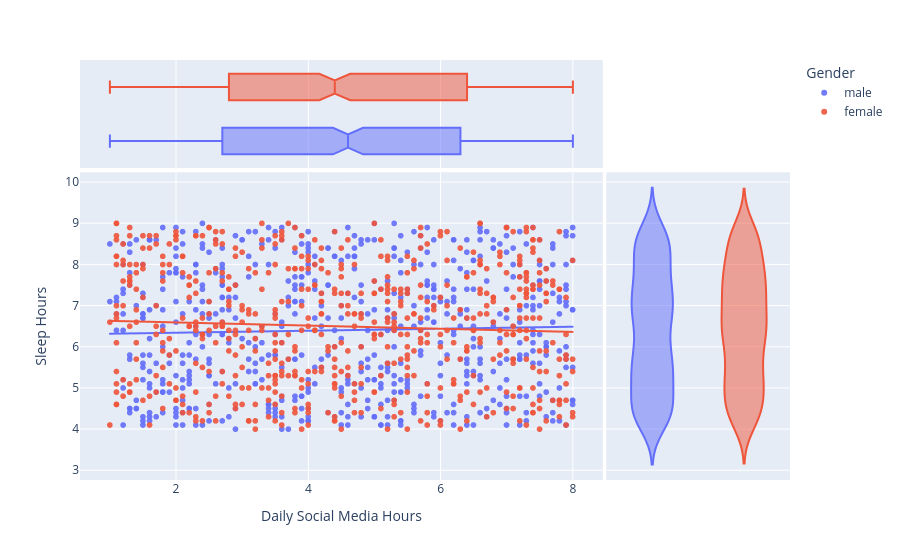

Notebook code for this chart:
### Code cell
#Soru 3: Günlük sosyal medya kullanım süresi (daily_social_media_hours) arttıkça uyku süresi (sleep_hours) azalıyor mu?
#Önerilen Grafik: Scatter Plot (Dağılım Grafiği) - İstersen içine bir trend çizgisi (regresyon) de ekleyebilirsin.
fig=px.scatter(
    df,
    x="daily_social_media_hours",
    y="sleep_hours",
    marginal_x="box",
    marginal_y="violin",
    color="gender",
    trendline="ols",
    opacity=0.9,
    labels={
        "daily_social_media_hours": "Daily Social Media Hours",
        "sleep_hours": "Sleep Hours",
        "gender": "Gender"
    }
)
fig.update_layout(
    title_font_size=20
)
fig.show()

### Figure 1 — Plotly figure (JSON) as saved in the notebook; plotly's stock layout.template omitted (floating-point values rounded to 4 significant figures; data arrays with more than 128 entries replaced by an {"elided": "..."} marker saying what was removed)
{"data": [{"hovertemplate": "Gender=male<br>Daily Social Media Hours=%{x}<br>Sleep Hours=%{y}<extra></extra>", "legendgroup": "male", "marker": {"color": "#636efa", "opacity": 0.9, "symbol": "circle"}, "mode": "markers", "name": "male", "showlegend": true, "type": "scattergl", "x": {"elided": "615 float values"}, "xaxis": "x", "y": {"elided": "615 float values"}, "yaxis": "y"}, {"alignmentgroup": "True", "hovertemplate": "Gender=male<br>Daily Social Media Hours=%{x}<extra></extra>", "legendgroup": "male", "marker": {"color": "#636efa", "symbol": "circle"}, "name": "male", "notched": true, "offsetgroup": "male", "showlegend": false, "type": "box", "x": {"elided": "615 float values"}, "xaxis": "x3", "yaxis": "y3"}, {"alignmentgroup": "True", "hovertemplate": "Gender=male<br>Sleep Hours=%{y}<extra></extra>", "legendgroup": "male", "marker": {"color": "#636efa", "symbol": "circle"}, "name": "male", "offsetgroup": "male", "scalegroup": "y", "showlegend": false, "type": "violin", "xaxis": "x2", "y": {"elided": "615 float values"}, "yaxis": "y2"}, {"hovertemplate": "<b>OLS trendline</b><br>sleep_hours = 0.0243061 * daily_social_media_hours + 6.2939<br>R<sup>2</sup>=0.001117<br><br>Gender=male<br>Daily Social Media Hours=%{x}<br>Sleep Hours=%{y} <b>(trend)</b><extra></extra>", "legendgroup": "male", "marker": {"color": "#636efa", "symbol": "circle"}, "mode": "lines", "name": "male", "showlegend": false, "type": "scattergl", "x": {"elided": "615 float values"}, "xaxis": "x", "y": {"elided": "615 float values"}, "yaxis": "y"}, {"hovertemplate": "Gender=female<br>Daily Social Media Hours=%{x}<br>Sleep Hours=%{y}<extra></extra>", "legendgroup": "female", "marker": {"color": "#EF553B", "opacity": 0.9, "symbol": "circle"}, "mode": "markers", "name": "female", "showlegend": true, "type": "scattergl", "x": {"elided": "585 float values"}, "xaxis": "x", "y": {"elided": "585 float values"}, "yaxis": "y"}, {"alignmentgroup": "True", "hovertemplate": "Gender=female<br>Daily Social Media Hours=%{x}<extra></extra>", "legendgroup": "female", "marker": {"color": "#EF553B", "symbol": "circle"}, "name": "female", "notched": true, "offsetgroup": "female", "showlegend": false, "type": "box", "x": {"elided": "585 float values"}, "xaxis": "x3", "yaxis": "y3"}, {"alignmentgroup": "True", "hovertemplate": "Gender=female<br>Sleep Hours=%{y}<extra></extra>", "legendgroup": "female", "marker": {"color": "#EF553B", "symbol": "circle"}, "name": "female", "offsetgroup": "female", "scalegroup": "y", "showlegend": false, "type": "violin", "xaxis": "x2", "y": {"elided": "585 float values"}, "yaxis": "y2"}, {"hovertemplate": "<b>OLS trendline</b><br>sleep_hours = -0.0384645 * daily_social_media_hours + 6.67<br>R<sup>2</sup>=0.003082<br><br>Gender=female<br>Daily Social Media Hours=%{x}<br>Sleep Hours=%{y} <b>(trend)</b><extra></extra>", "legendgroup": "female", "marker": {"color": "#EF553B", "symbol": "circle"}, "mode": "lines", "name": "female", "showlegend": false, "type": "scattergl", "x": {"elided": "585 float values"}, "xaxis": "x", "y": {"elided": "585 float values"}, "yaxis": "y"}], "layout": {"legend": {"title": {"text": "Gender"}, "tracegroupgap": 0}, "margin": {"t": 60}, "title": {"font": {"size": 20}}, "xaxis": {"anchor": "y", "domain": [0, 0.7363], "title": {"text": "Daily Social Media Hours"}}, "xaxis2": {"anchor": "y2", "domain": [0.7413, 1], "matches": "x2", "showgrid": false, "showline": false, "showticklabels": false, "ticks": ""}, "xaxis3": {"anchor": "y3", "domain": [0, 0.7363], "matches": "x", "showgrid": true, "showticklabels": false}, "xaxis4": {"anchor": "y4", "domain": [0.7413, 1], "matches": "x2", "showgrid": false, "showline": false, "showticklabels": false, "ticks": ""}, "yaxis": {"anchor": "x", "domain": [0, 0.7326], "title": {"text": "Sleep Hours"}}, "yaxis2": {"anchor": "x2", "domain": [0, 0.7326], "matches": "y", "showgrid": true, "showticklabels": false}, "yaxis3": {"anchor": "x3", "domain": [0.7426, 1], "matches": "y3", "showgrid": false, "showline": false, "showticklabels": false, "ticks": ""}, "yaxis4": {"anchor": "x4", "domain": [0.7426, 1], "matches": "y3", "showgrid": true, "showline": false, "showticklabels": false, "ticks": ""}}}
